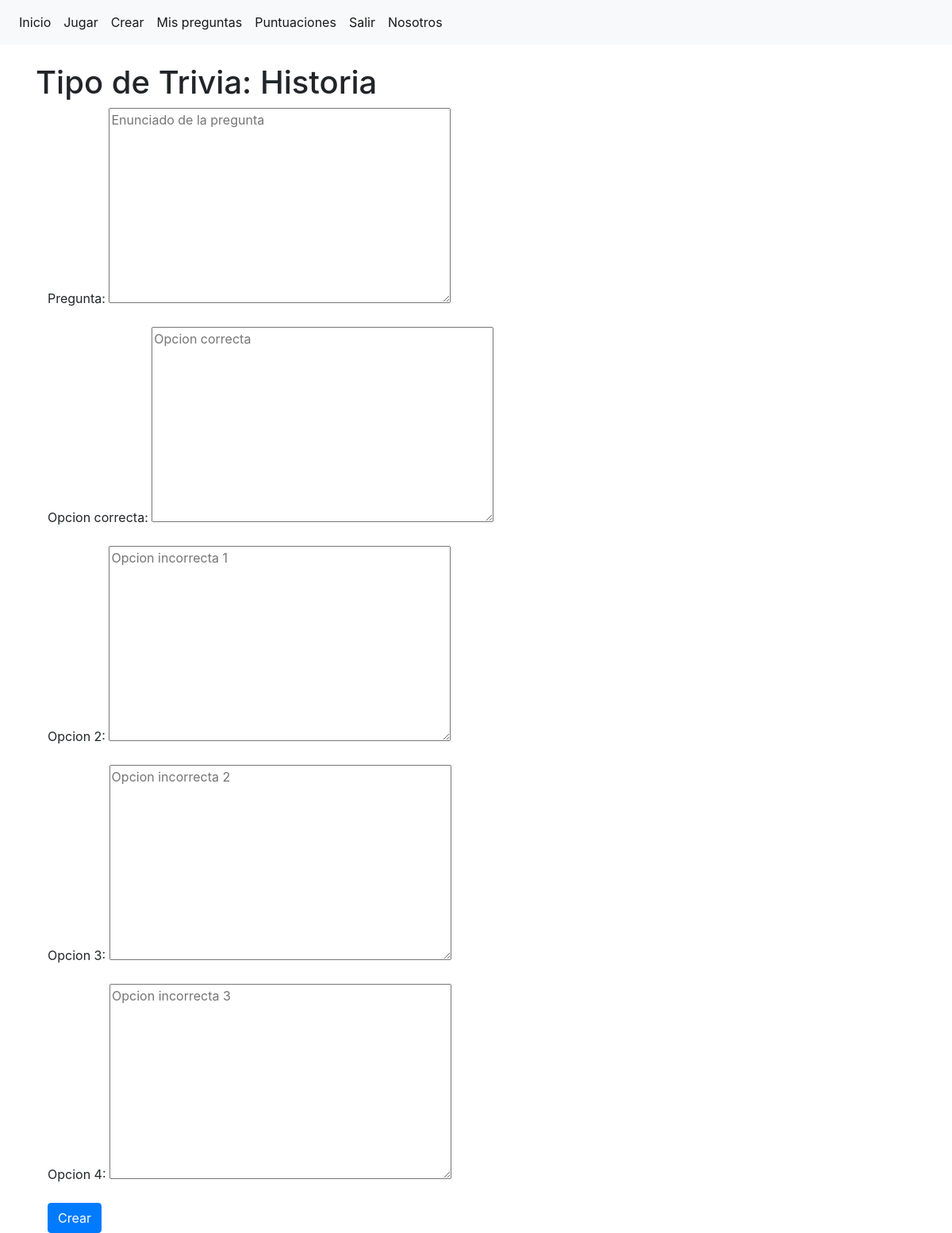
Page /crear/agregar/2/ (signed in) on the earlier database version.
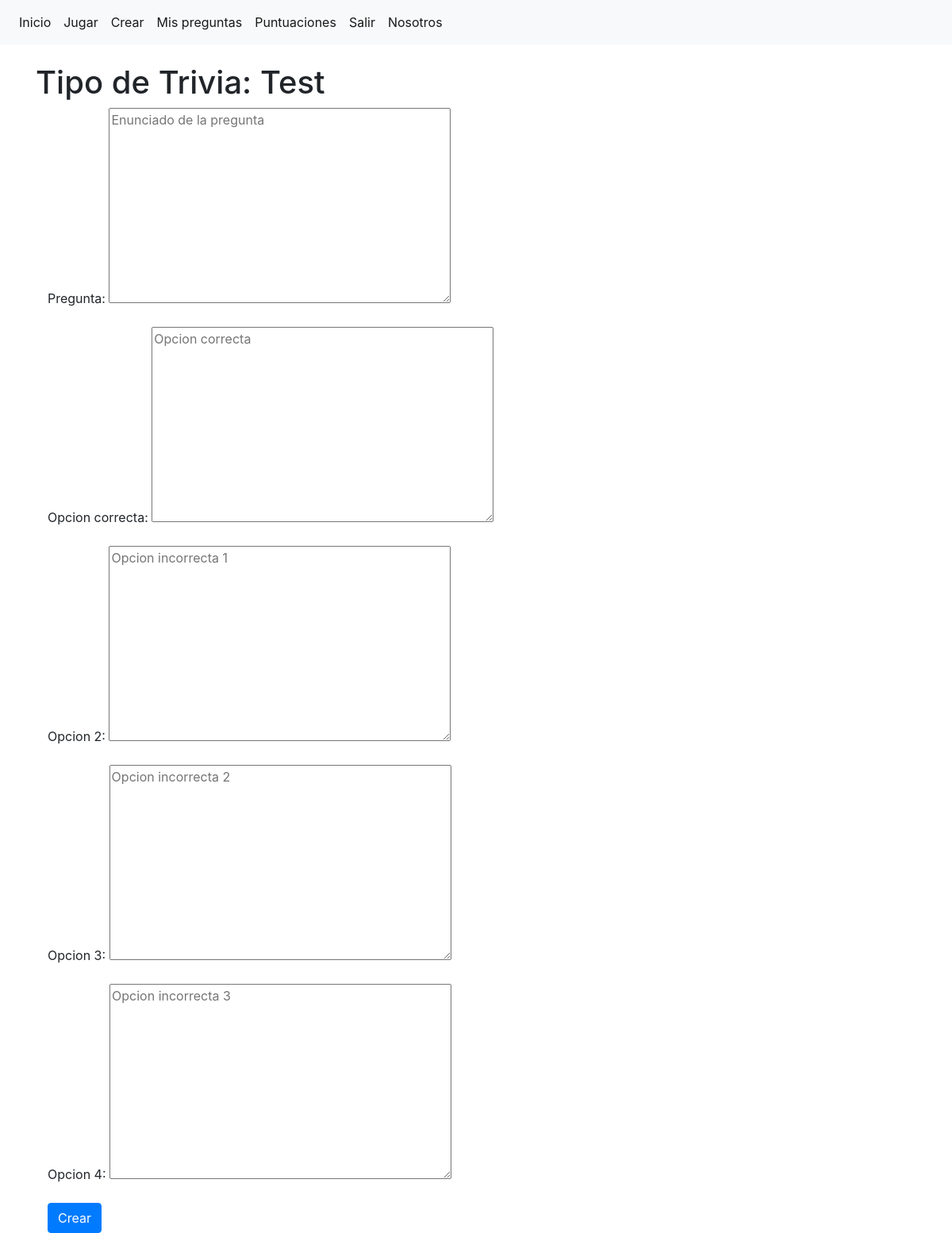
Same page on the later database version.
### TGApp/models.py (models this page shows, shortened)
class Trivia(models.Model):
    autor = models.ForeignKey(User, on_delete=models.CASCADE, null=True)
    id = models.AutoField(primary_key=True)
    nombre = models.CharField(max_length=100)
    Tipo = models.CharField(max_length=100)
    def __str__(self):
        return self.Tipo

### TGApp/views.py (the view)
# urls.py: path('crear/agregar/<int:Trivia_id>/', views.crearPregunta, name='crearPregunta'),  #aqui dirige el index
@login_required
def crearPregunta(request, Trivia_id):
    trivias= Trivia.objects.get(id=Trivia_id)
    preguntas = Pregunta.objects.filter(trivia=trivias)
    initial_data = {
        'trivia': trivias,
        'autor': request.user,
    }
    if request.method=='POST':
        formulario = formPregunta(request.POST, initial=initial_data)
        if formulario.is_valid():
            formulario.save()
            messages.success(request, f'¡Tu pregunta ha sido registrada!' )
            return redirect("/preguntas")
    else:
        formulario = formPregunta(initial=initial_data)
    return render(request, "TGApp/crear.html", {'trivias': trivias, 'preguntas':preguntas, 'formulario': formulario})

### TGApp/forms.py
class formPregunta(forms.ModelForm):
    class Meta:
        model = Pregunta
        fields = ["autor", "trivia", "pregunta", "opcionCorrecta", "opcion2", "opcion3", "opcion4",]
        labels = {'autor' : "Creador", 'trivia': "Tipo Trivia", 'pregunta': "Pregunta",'opcionCorrecta': "Opcion correcta",'opcion2': "Opcion 2",'opcion3': "Opcion 3",'opcion4': "Opcion 4",}
        widgets = {
            'autor': forms.HiddenInput(),
            'trivia': forms.HiddenInput(),
            'pregunta': forms.Textarea(attrs={'placeholder':'Enunciado de la pregunta'}),
            'opcionCorrecta': forms.Textarea(attrs={'placeholder':'Opcion correcta'}),
            'opcion2': forms.Textarea(attrs={'placeholder':'Opcion incorrecta 1'}),
            'opcion3': forms.Textarea(attrs={'placeholder':'Opcion incorrecta 2'}),
            'opcion4': forms.Textarea(attrs={'placeholder':'Opcion incorrecta 3'}),
        }

### TGApp/templates/TGApp/crear.html (shortened to what this page needs)
{% extends "base.html" %}
{% load crispy_forms_tags %}
{% block contenido %}
<br>
    <h1> Tipo de Trivia: {{ trivias }} </h1>
    <div class="container">
        <form method="POST">
          <fieldset>
            {{ formulario.as_p }}
            <button type="submit" class="btn btn-primary">Crear</button>
          </fieldset>
        </form>
    </div>
{% endblock %}

Differences in the rows shown:
changed Trivia: Tipo "Historia" → "Test"
